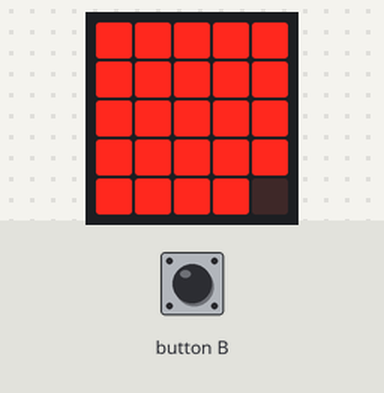
This program was run on a simulated BBC micro:bit running MicroPython. Shown: the board's 5×5 LED display. Inputs (shaded band) come from the test bench.

Above: at 1.2 s.
1.3 s: button B pressed for 3.2 s
At 1.74 s:
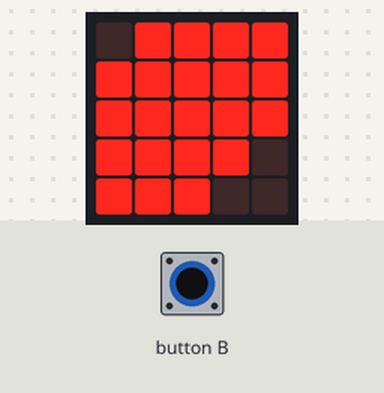
6.0 s: button B pressed for 1 s
At 6.28 s:
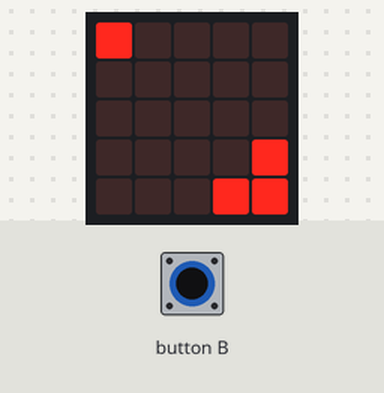
9.6 s: button B pressed for 3.2 s
At 10.83 s:
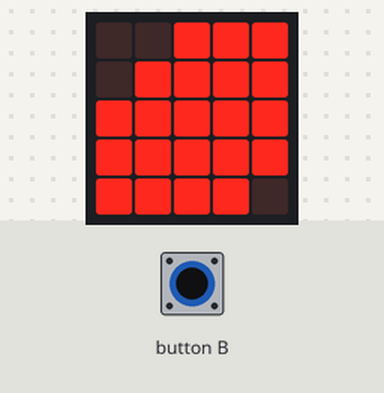
14.3 s: button B pressed 5 times (0.12 s each, 0.3 s apart)
At 15.52 s:
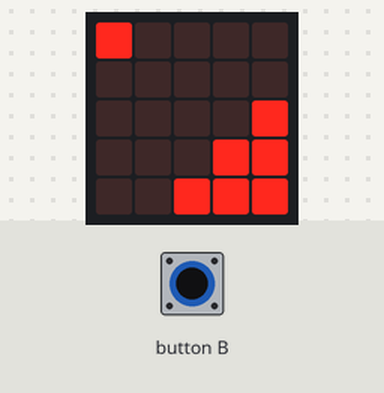

The program:

diagonal.py
```python
# Import required modules and methods
from microbit import display, button_a, button_b, sleep

# Define constants
MAX_ROWS=4

# Set up defaults
reverse = False

#Define our reusable scan function
def scan(level, pause=500):
    # Mark reverse as global so we can update it from this method
    global reverse

    # Loop through the various rows of our square. As we're going diagonally we need to loop
    # 9 times.
    for i in range(0, 10):
        rows = i

        # if we press a button reverse the direction
        if button_a.is_pressed() or button_b.is_pressed():
            reverse = False if reverse else True

        # Start looping over the pixel grid
        for x in range(0, i+1):
            for y in range(0, rows+1):

                # If the pixel we're trying to set wouldn't be on the grid
                # then don't try and set it
                if x <= MAX_ROWS and y <= MAX_ROWS:
                    x_coord = MAX_ROWS - x if reverse else x
                    y_coord = MAX_ROWS - y if reverse else y

                    display.set_pixel(x_coord, y_coord, level)
            rows = rows-1

        i+=1
        sleep(pause)

while True:

    # turn the lights on
    scan(9,150)

    # turn the lights off
    scan(0,150)
```

Measured:
- after the input at 1.3 s, the display: first differs from a run without the input after 0.37 s (image 1)
